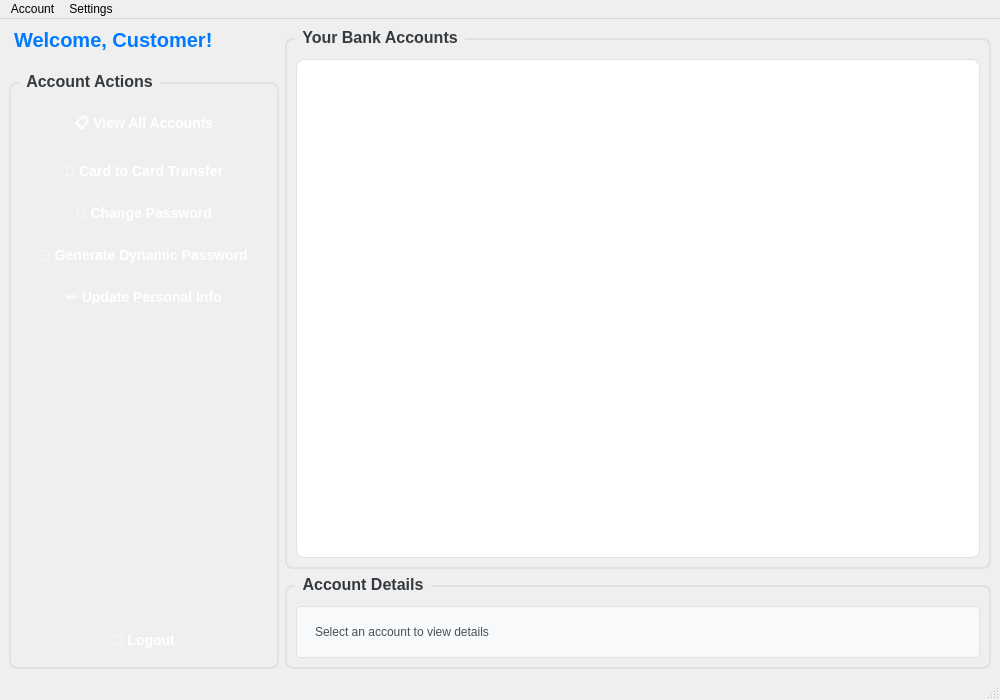
<?xml version="1.0" encoding="UTF-8"?>
<ui version="4.0">
 <class>CustomerWindow</class>
 <widget class="QMainWindow" name="CustomerWindow">
  <property name="geometry">
   <rect>
    <x>0</x>
    <y>0</y>
    <width>1000</width>
    <height>700</height>
   </rect>
  </property>
  <property name="windowTitle">
   <string>Banking System - Customer Dashboard</string>
  </property>
  <property name="styleSheet">
   <string>QMainWindow {
    background: qlineargradient(x1: 0, y1: 0, x2: 0, y2: 1,
                               stop: 0 #f8f9fa, stop: 1 #e9ecef);
}

QPushButton {
    background: qlineargradient(x1: 0, y1: 0, x2: 0, y2: 1,
                               stop: 0 #007bff, stop: 1 #0056b3);
    border: none;
    border-radius: 8px;
    color: white;
    font-weight: bold;
    font-size: 14px;
    padding: 10px 20px;
    min-width: 120px;
}

QPushButton:hover {
    background: qlineargradient(x1: 0, y1: 0, x2: 0, y2: 1,
                               stop: 0 #0099ff, stop: 1 #007bff);
}

QListWidget {
    background: white;
    border: 1px solid #dee2e6;
    border-radius: 8px;
    font-size: 14px;
    padding: 5px;
}

QListWidget::item {
    padding: 10px;
    border-bottom: 1px solid #f1f3f4;
}

QListWidget::item:selected {
    background: #e3f2fd;
    color: #1976d2;
}

QLabel {
    color: #495057;
    font-size: 16px;
}

QGroupBox {
    font-weight: bold;
    font-size: 16px;
    color: #343a40;
    border: 2px solid #dee2e6;
    border-radius: 8px;
    margin-top: 10px;
    padding-top: 10px;
}

QGroupBox::title {
    subcontrol-origin: margin;
    left: 10px;
    padding: 0 5px 0 5px;
}</string>
  </property>
  <widget class="QWidget" name="centralwidget">
   <layout class="QHBoxLayout" name="horizontalLayout_3">
    <item>
     <layout class="QVBoxLayout" name="leftLayout">
      <property name="spacing">
       <number>10</number>
      </property>
      <item>
       <widget class="QLabel" name="welcomeLabel">
        <property name="text">
         <string>Welcome, Customer!</string>
        </property>
        <property name="styleSheet">
         <string>QLabel {
    font-size: 20px;
    font-weight: bold;
    color: #007bff;
    margin-bottom: 10px;
}</string>
        </property>
       </widget>
      </item>
      <item>
       <widget class="QGroupBox" name="actionsGroupBox">
        <property name="title">
         <string>Account Actions</string>
        </property>
        <layout class="QVBoxLayout" name="verticalLayout">
         <item>
          <widget class="QPushButton" name="viewAccountsButton">
           <property name="text">
            <string>📋 View All Accounts</string>
           </property>
          </widget>
         </item>
         <item>
          <widget class="QPushButton" name="transferButton">
           <property name="text">
            <string>💸 Card to Card Transfer</string>
           </property>
          </widget>
         </item>
         <item>
          <widget class="QPushButton" name="changePasswordButton">
           <property name="text">
            <string>🔑 Change Password</string>
           </property>
          </widget>
         </item>
         <item>
          <widget class="QPushButton" name="generateDynamicPasswordButton">
           <property name="text">
            <string>🎲 Generate Dynamic Password</string>
           </property>
          </widget>
         </item>
         <item>
          <widget class="QPushButton" name="updateInfoButton">
           <property name="text">
            <string>✏️ Update Personal Info</string>
           </property>
          </widget>
         </item>
         <item>
          <spacer name="verticalSpacer">
           <property name="orientation">
            <enum>Qt::Vertical</enum>
           </property>
           <property name="sizeHint" stdset="0">
            <size>
             <width>20</width>
             <height>40</height>
            </size>
           </property>
          </spacer>
         </item>
         <item>
          <widget class="QPushButton" name="logoutButton">
           <property name="text">
            <string>🚪 Logout</string>
           </property>
           <property name="styleSheet">
            <string>QPushButton {
    background: qlineargradient(x1: 0, y1: 0, x2: 0, y2: 1,
                               stop: 0 #dc3545, stop: 1 #c82333);
}

QPushButton:hover {
    background: qlineargradient(x1: 0, y1: 0, x2: 0, y2: 1,
                               stop: 0 #e45563, stop: 1 #dc3545);
}</string>
           </property>
          </widget>
         </item>
        </layout>
       </widget>
      </item>
     </layout>
    </item>
    <item>
     <layout class="QVBoxLayout" name="rightLayout">
      <item>
       <widget class="QGroupBox" name="accountsGroupBox">
        <property name="title">
         <string>Your Bank Accounts</string>
        </property>
        <layout class="QVBoxLayout" name="verticalLayout_2">
         <item>
          <widget class="QListWidget" name="accountsListWidget">
           <property name="alternatingRowColors">
            <bool>true</bool>
           </property>
          </widget>
         </item>
        </layout>
       </widget>
      </item>
      <item>
       <widget class="QGroupBox" name="detailsGroupBox">
        <property name="title">
         <string>Account Details</string>
        </property>
        <layout class="QVBoxLayout" name="verticalLayout_3">
         <item>
          <widget class="QLabel" name="detailsLabel">
           <property name="text">
            <string>Select an account to view details</string>
           </property>
           <property name="alignment">
            <set>Qt::AlignTop</set>
           </property>
           <property name="wordWrap">
            <bool>true</bool>
           </property>
           <property name="styleSheet">
            <string>QLabel {
    background: #f8f9fa;
    border: 1px solid #dee2e6;
    border-radius: 4px;
    padding: 15px;
    font-family: 'Courier New', monospace;
    font-size: 12px;
}</string>
           </property>
          </widget>
         </item>
        </layout>
       </widget>
      </item>
     </layout>
    </item>
   </layout>
  </widget>
  <widget class="QMenuBar" name="menubar">
   <property name="geometry">
    <rect>
     <x>0</x>
     <y>0</y>
     <width>1000</width>
     <height>22</height>
    </rect>
   </property>
   <widget class="QMenu" name="menuAccount">
    <property name="title">
     <string>Account</string>
    </property>
    <addaction name="actionView_Accounts"/>
    <addaction name="actionTransfer"/>
    <addaction name="separator"/>
    <addaction name="actionLogout"/>
   </widget>
   <widget class="QMenu" name="menuSettings">
    <property name="title">
     <string>Settings</string>
    </property>
    <addaction name="actionChange_Password"/>
    <addaction name="actionUpdate_Info"/>
   </widget>
   <addaction name="menuAccount"/>
   <addaction name="menuSettings"/>
  </widget>
  <widget class="QStatusBar" name="statusbar"/>
  <action name="actionView_Accounts">
   <property name="text">
    <string>View Accounts</string>
   </property>
  </action>
  <action name="actionTransfer">
   <property name="text">
    <string>Transfer Money</string>
   </property>
  </action>
  <action name="actionChange_Password">
   <property name="text">
    <string>Change Password</string>
   </property>
  </action>
  <action name="actionUpdate_Info">
   <property name="text">
    <string>Update Personal Info</string>
   </property>
  </action>
  <action name="actionLogout">
   <property name="text">
    <string>Logout</string>
   </property>
  </action>
 </widget>
 <resources/>
 <connections/>
</ui>
